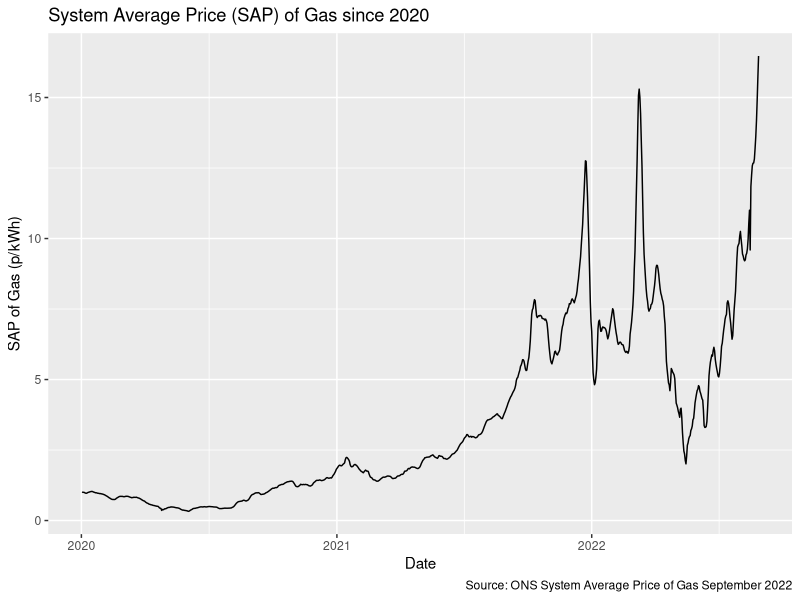
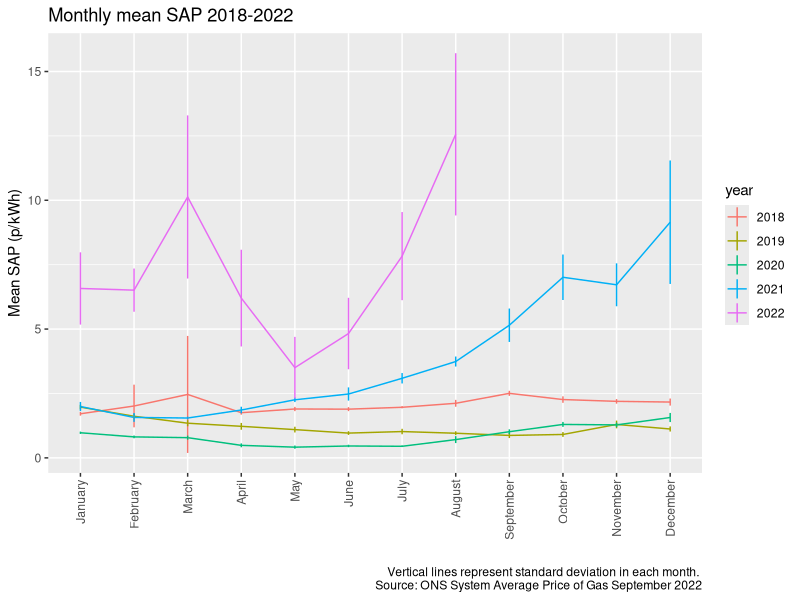
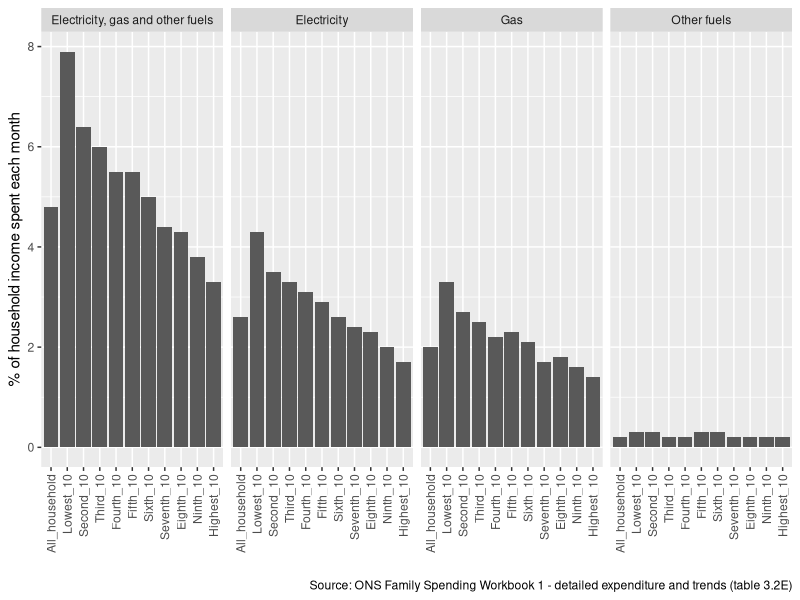
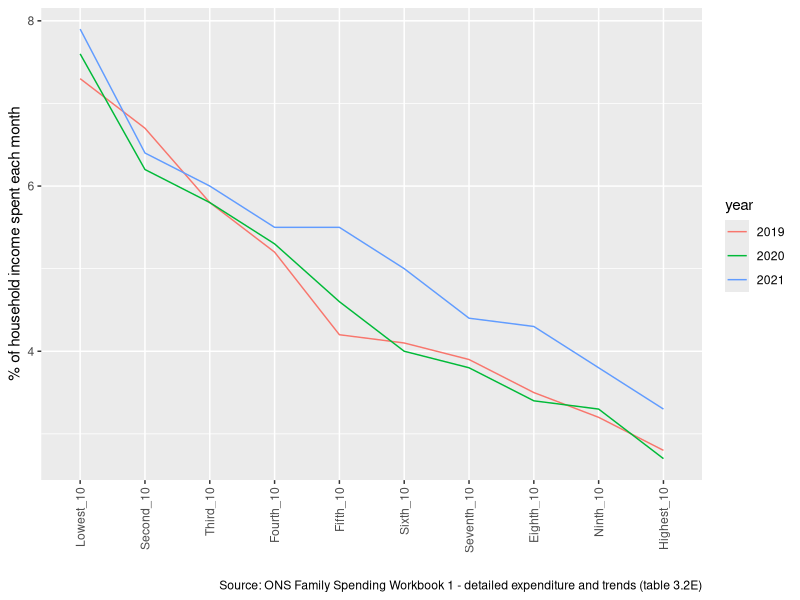
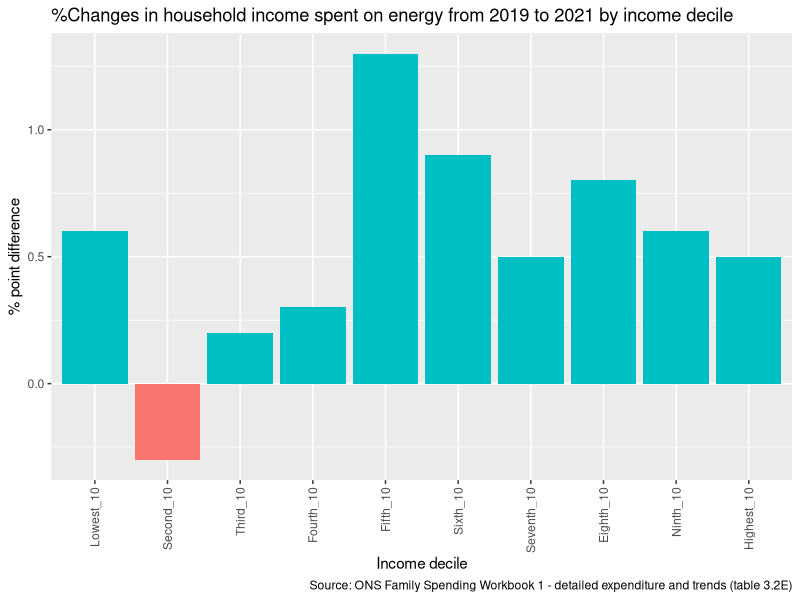
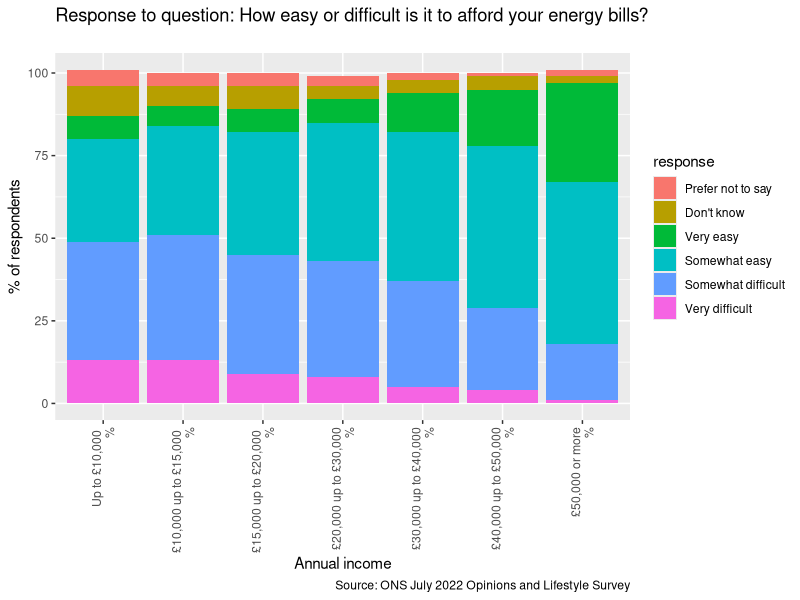
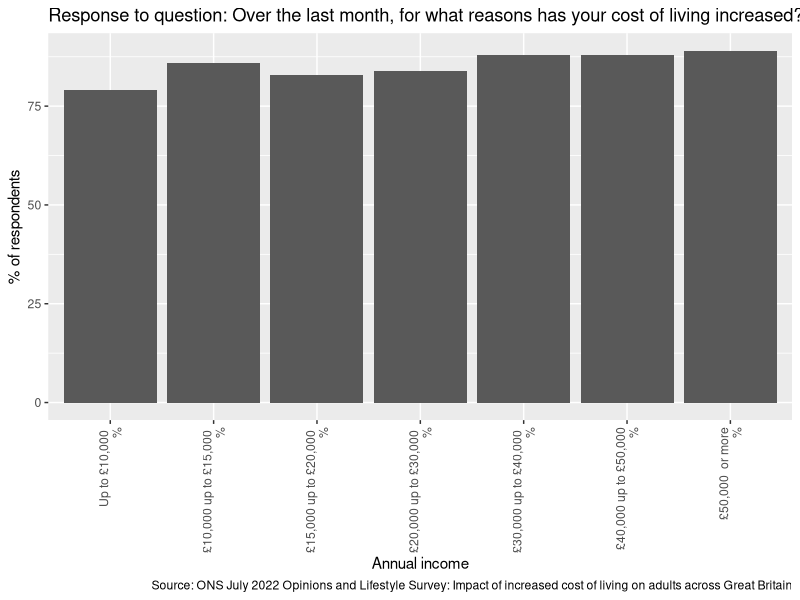
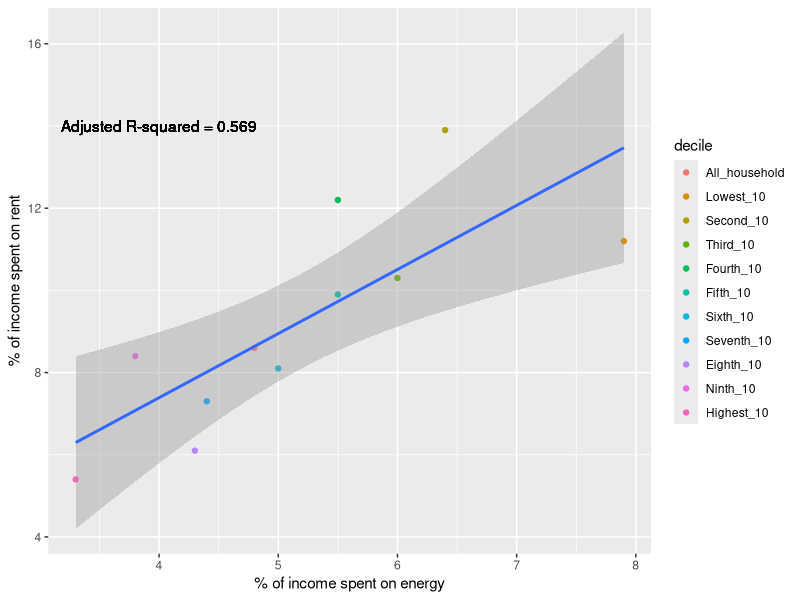

Source code (R) for these figures, in order:
## ---- chunk 1
knitr::opts_chunk$set(echo = TRUE, warning = FALSE, message = FALSE)
library(tidyverse)
library(readxl)
setwd("C:/Users/AT333597/My Drive/Data Science/Data Science Graduate Programme/mod-10 - Data Science for Policy/Cost of Living analysis")
## ---- chunk 2

sap <- 
  read_xlsx("systemaveragepriceofgasdataset010922.xlsx", sheet = 2, skip = 1)[1:1701,1:3]
colnames(sap) <- c("date_from", "price", "avg_7_day")

sap <- sap %>%
  mutate(month = factor(format(date_from, "%B"), 
                        levels = c("January", "February", "March", "April", "May", "June", "July","August", "September", "October", "November", "December")),
         year = format(date_from, "%Y"))

ggplot(data = sap %>% filter(date_from > '2020-01-01') , aes(x= date_from, y = avg_7_day))+
  geom_line()+
  ggtitle("System Average Price (SAP) of Gas since 2020")+
  xlab("Date")+
  ylab("SAP of Gas (p/kWh)")+
  labs(caption = "Source: ONS System Average Price of Gas September 2022")
## ---- chunk 3
sap_summary <- sap %>%
  group_by(month, year) %>%
  summarize(mean = mean(price),
            sd = sd(price))

ggplot(data = sap_summary, aes(x = month, y = mean, colour = year, group = year))+
  geom_line()+
  theme(axis.text.x = element_text(angle = 90, vjust = 0.5, hjust=1))+
  ggtitle("Monthly mean SAP 2018-2022")+
  xlab("")+
  ylab("Mean SAP (p/kWh)")+
  geom_linerange(aes(ymin=mean-sd, ymax=mean+sd))+
  labs(caption = "Vertical lines represent standard deviation in each month. \n Source: ONS System Average Price of Gas September 2022")
## ---- chunk 4
expenditure <- read_xlsx("coicop_A6_cleaned.xlsx", sheet = "expenditure")
income <- read_xlsx("coicop_A6_cleaned.xlsx", sheet = "income")
expenditure_pct <- read_xlsx("coicop_A6_cleaned.xlsx", sheet = "expenditure_pct")

energy_pct <- expenditure_pct %>% 
  filter(substr(COPI, 1,3) == "4.4")%>%
  select(-COPI) %>%
  pivot_longer(cols = 2:12, names_to = "decile", values_to = "percent")%>%
  mutate(percent = as.numeric(percent),
         decile = factor(decile, levels = c("All_household", "Lowest_10", "Second_10", "Third_10", "Fourth_10", "Fifth_10", "Sixth_10", "Seventh_10", "Eighth_10", "Ninth_10", "Highest_10")),
         Commodity = factor(Commodity, levels = c("Electricity, gas and other fuels", "Electricity", "Gas", "Other fuels")))

ggplot(energy_pct, aes(x = decile, y = percent))+
  geom_col()+
  facet_grid(~Commodity)+
  theme(axis.text.x = element_text(angle = 90, vjust = 0.5, hjust=1))+
  xlab("")+
  ylab("% of household income spent each month")+
  labs(caption = "Source: ONS Family Spending Workbook 1 - detailed expenditure and trends (table 3.2E)")
## ---- chunk 5
expenditure_pct_2020 <- read_xlsx("coicop_A6_cleaned.xlsx", sheet = "expenditure_pct_2020")

energy_pct_2020 <- expenditure_pct_2020 %>% 
  filter(substr(COPI, 1,3) == "4.4")%>%
  select(-COPI) %>%
  pivot_longer(cols = 2:12, names_to = "decile", values_to = "percent")%>%
  mutate(percent = as.numeric(percent),
         decile = factor(decile, levels = c("All_household", "Lowest_10", "Second_10", "Third_10", "Fourth_10", "Fifth_10", "Sixth_10", "Seventh_10", "Eighth_10", "Ninth_10", "Highest_10")),
         Commodity = factor(Commodity, levels = c("Electricity, gas and other fuels", "Electricity", "Gas", "Other fuels")))

expenditure_pct_2019 <- read_xlsx("coicop_A6_cleaned.xlsx", sheet = "expenditure_pct_2019")

energy_pct_2019 <- expenditure_pct_2019 %>% 
  filter(substr(COPI, 1,3) == "4.4")%>%
  select(-COPI) %>%
  pivot_longer(cols = 2:12, names_to = "decile", values_to = "percent")%>%
  mutate(percent = as.numeric(percent),
         decile = factor(decile, levels = c("All_household", "Lowest_10", "Second_10", "Third_10", "Fourth_10", "Fifth_10", "Sixth_10", "Seventh_10", "Eighth_10", "Ninth_10", "Highest_10")),
         Commodity = factor(Commodity, levels = c("Electricity, gas and other fuels", "Electricity", "Gas", "Other fuels")))

energy_pct$year <- "2021"
energy_pct_2020$year <- "2020"
energy_pct_2019$year <- "2019"

energy_3_yr <- rbind(energy_pct, energy_pct_2020, energy_pct_2019) %>%
  filter(Commodity == "Electricity, gas and other fuels" & decile != "All_household")

ggplot(data = energy_3_yr, aes(x=decile, y = percent, colour = year, group = year))+
  geom_line()+
  theme(axis.text.x = element_text(angle = 90, vjust = 0.5, hjust=1))+
  xlab("")+
  ylab("% of household income spent each month")+
  labs(caption = "Source: ONS Family Spending Workbook 1 - detailed expenditure and trends (table 3.2E)")
## ---- chunk 6
energy_3_yr_wide <- energy_3_yr %>%
  pivot_wider(names_from = year, names_prefix = "pct_", values_from = percent) %>%
  mutate(pct_point_diff = pct_2021 - pct_2019)

ggplot(data = energy_3_yr_wide, aes(x = decile, y = pct_point_diff))+
  geom_col(aes(fill = pct_point_diff >0))+
  theme(legend.position="none", axis.text.x = element_text(angle = 90, vjust = 0.5, hjust=1))+
  ggtitle("%Changes in household income spent on energy from 2019 to 2021 by income decile")+
  xlab("Income decile")+
  ylab("% point difference")+
  labs(caption = "Source: ONS Family Spending Workbook 1 - detailed expenditure and trends (table 3.2E)")

## ---- chunk 7
col_survey <- read_xlsx("costofliving050822.xlsx", sheet = "3.7", skip = 13)

bill_difficulty <- col_survey[8:13, c(1, 3:9)] %>%
  pivot_longer(cols = 2:8, names_to = "income_band", values_to = "percentage") %>%
  mutate(percentage = as.numeric(percentage),
         income_band = factor(income_band, 
                              levels = c("Up to £10,000 \r\n%", 
                                         "£10,000 up to £15,000 \r\n%",
                                         "£15,000 up to £20,000 \r\n%",
                                         "£20,000 up to £30,000\r\n %",
                                         "£30,000 up to £40,000\r\n %",
                                         "£40,000 up to £50,000\r\n %",
                                         "£50,000 or more\r\n%")),
         response = factor(`Survey question and response options`,
                           levels = c( "Prefer not to say", "Don't know","Very easy", "Somewhat easy", "Somewhat difficult", "Very difficult"))
         )

ggplot(data = bill_difficulty, aes(x = income_band, y = percentage, fill = response))+
  geom_col()+
  theme(axis.text.x = element_text(angle = 90, vjust = 0.5, hjust=1))+
  ggtitle("Response to question: How easy or difficult is it to afford your energy bills?
")+
  labs(caption = "Source: ONS July 2022 Opinions and Lifestyle Survey")+
  xlab("Annual income")+
  ylab("% of respondents")


## ---- chunk 8
col_survey_inc <- read_xlsx("costofliving050822.xlsx", sheet = "1.7", skip = 12)

increased_col <- col_survey_inc[7, c(1, 3:9)] %>%
  pivot_longer(cols = 2:8, names_to = "income_band", values_to = "percentage") %>%
  mutate(percentage = as.numeric(percentage),
         income_band = factor(income_band, 
                              levels = c("Up to £10,000 \r\n%", 
                                         "£10,000 up to £15,000 \r\n%",
                                         "£15,000 up to £20,000 \r\n%",
                                         "£20,000 up to £30,000 \r\n%",
                                         "£30,000 up to £40,000 \r\n%",
                                         "£40,000 up to £50,000\r\n %",
                                         "£50,000  or more\r\n%")),
  )

ggplot(data = increased_col, aes(x = income_band, y = percentage))+
  geom_col()+
  theme(axis.text.x = element_text(angle = 90, vjust = 0.5, hjust=1))+
  ggtitle("Response to question: Over the last month, for what reasons has your cost of living increased?")+
  labs(caption = "Source: ONS July 2022 Opinions and Lifestyle Survey: Impact of increased cost of living on adults across Great Britain")+
  xlab("Annual income")+
  ylab("% of respondents")
## ---- chunk 9
netrent_pct <- expenditure_pct %>% 
  filter(COPI == "4.1.3")%>%
  select(-COPI) %>%
  pivot_longer(cols = 2:12, names_to = "decile", values_to = "percent")%>%
  mutate(percent = as.numeric(percent),
         decile = factor(decile, levels = c("All_household", "Lowest_10", "Second_10", "Third_10", "Fourth_10", "Fifth_10", "Sixth_10", "Seventh_10", "Eighth_10", "Ninth_10", "Highest_10")))
  
rent_energy <- 
  inner_join(filter(energy_pct, Commodity == "Electricity, gas and other fuels"),netrent_pct, by = "decile")

lm <- lm(rent_energy$percent.y ~ rent_energy$percent.x)
summary(lm)

ggplot(rent_energy, aes(x = percent.x, y = percent.y))+
  geom_point(aes(colour = decile))+
  xlab("% of income spent on energy")+
  ylab("% of income spent on rent")+
  geom_smooth(method='lm', formula= y~x)+
  geom_text(x = 4, y = 14, label = paste0("Adjusted R-squared = ",round(summary(lm)$adj.r.squared, 3)))

